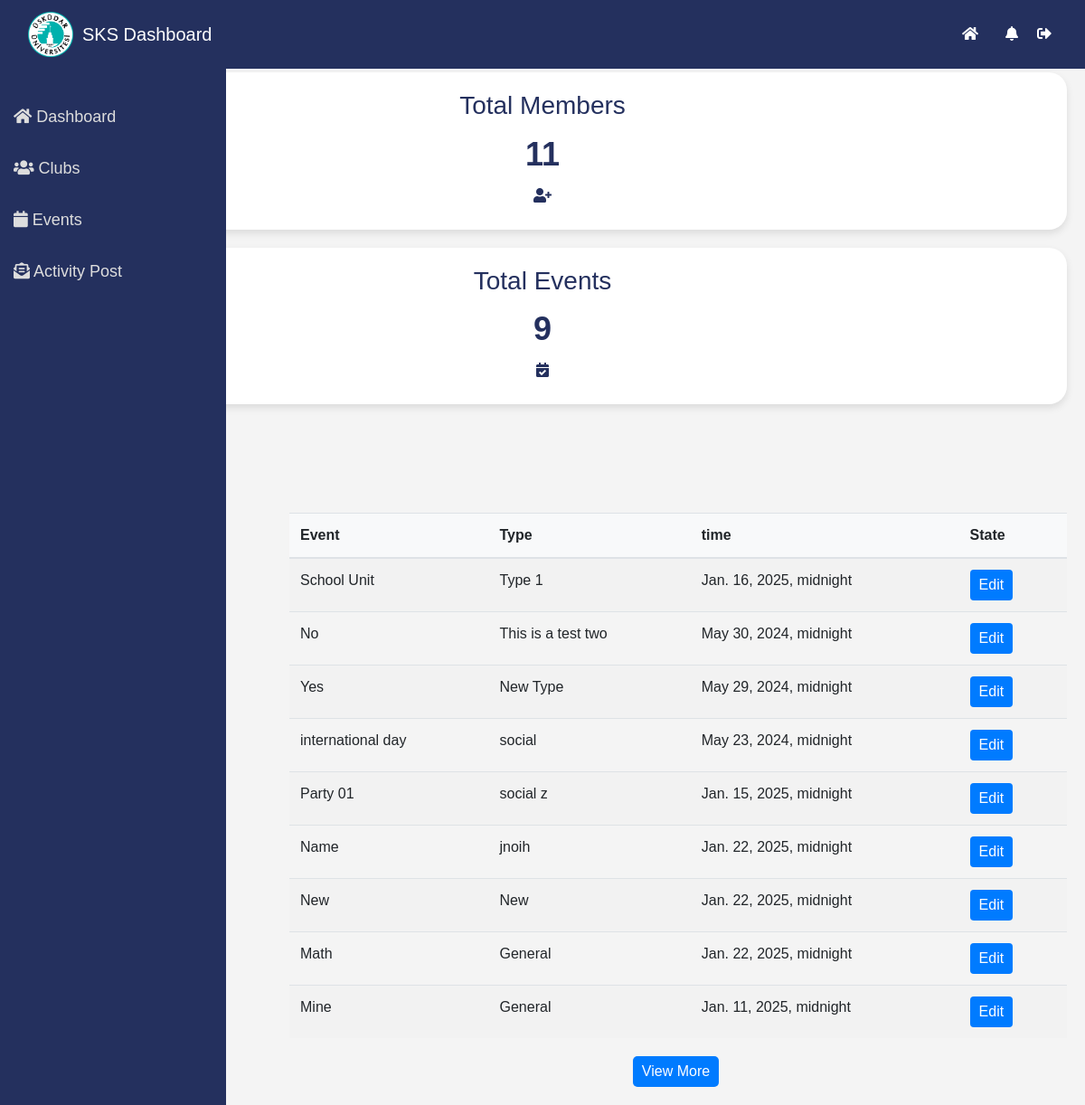
The app's page /admin_dashboard/ (signed in) with its own data.
### student_clubs/models.py (models this page shows)
class Event(models.Model):
    event_id = models.AutoField(primary_key=True)
    event_name = models.CharField(max_length=255)
    event_type = models.CharField(max_length=255)
    event_date = models.DateTimeField()
    event_status = models.TextChoices("Approved", "Declined")
    event_hall = models.CharField(max_length=255)
    event_description = models.CharField(max_length=1000)

### student_clubs/views.py (the view, shortened to what this page needs)
# urls.py: path('admin_dashboard/', ListActivityAdminDashboard.as_view(), name='admin_dashboard'),
class ListActivityAdminDashboard(LoginRequiredMixin,ListView,  PermissionRequiredMixin):
    model = Event
    template_name = 'admin_dashboard.html'
    context_object_name = 'events'
    def get_queryset(self):
        return Event.objects.all()
    def get_context_data(self, **kwargs):
        context = super().get_context_data(**kwargs)
        context['total_events'] = Event.objects.count()
        context['total_users'] = RedSeaUser.objects.count()
        return context

### student_clubs/templates/admin_dashboard.html (shortened to what this page needs)
{% include "admin_navbar.html"%} {%load static%} {%block content%}
<div class="dashboard-card">
  <h3>Total Members</h3>
  <span class="number">{{total_users}}</span>
  <i class="fas fa-user-plus"></i>
</div>
<div class="dashboard-card">
  <h3>Total Events</h3>
  <span class="number">{{total_events}}</span>
  <i class="fas fa-calendar-check"></i>
</div>
<div class="table-container">
  <table class="table">
    <thead>
      <tr>
        <th scope="col">Event</th>
        <th scope="col">Type</th>
        <th scope="col">time</th>
        <th scope="col">State</th>
      </tr>
    </thead>
    <tbody>
      {% for event in events %}
      <tr>
        <td>{{ event.event_name }}</td>
        <td>{{event.event_type}}</td>
        <td>{{event.event_date}}</td>
        <td>
          <button
            type="button"
            class="btn btn-primary edit-btn"
            data-id="{{ event.pk }}"
            data-name="{{ event.event_name }}"
            data-type="{{ event.event_type }}"
          >
            Edit
          </button>
        </td>
      </tr>
      {% endfor %}
    </tbody>
  </table>
  <div class="view-more-container">
    <a href="{% url 'admin_activity' %}">
      <button class="btn btn-primary view-more-button">View More</button>
    </a>
  </div>
</div>
{%endblock%}

### static/css/admin_dashboard.css (style rules this page uses)
.table-container { margin-top: 100px; margin-left: 300px; padding: 20px; }
.table { width: 100%; text-align: left; border-collapse: collapse; }
.table thead th { background-color: #f8f9fa; border-bottom: 2px solid #dee2e6; }
.table tbody tr:nth-child(odd) { background-color: #f2f2f2; }
.btn { margin-right: 5px; cursor: pointer; }
.btn-primary { background-color: #007bff; color: white; border: none; }
.dashboard-card { background-color: #ffffff; border-radius: 20px; box-shadow: 0 4px 8px rgba(0, 0, 0, 0.1); display: flex; flex-direction: column; align-items: center; justify-content: center; padding: 20px; margin: 20px; }
.dashboard-card h3 { color: #24305E; margin-bottom: 10px; }
.dashboard-card .number { color: #24305E; font-size: 36px; font-weight: bold; }
.dashboard-card i { color: #24305E; margin: 10px; }
.view-more-container { text-align: center; margin-top: 20px; }
.view-more-button { padding: 10px 20px; font-size: 16px; color: white; background-color: #007bff; border: none; border-radius: 5px; cursor: pointer; }
.btn { padding: 5px 10px; margin-right: 5px; border: none; cursor: pointer; }

### student_clubs/templates/admin_navbar.html (style rules this page uses)
body { font-family: "Arial", sans-serif; margin: 0; padding-top: 60px; background: #f4f4f4; }

### records on screen
Event: event_name "School Unit", event_type "Type 1", event_date "Jan. 16, 2025, midnight"
Event: event_name "No", event_type "This is a test two", event_date "May 30, 2024, midnight"
Event: event_name "Yes", event_type "New Type", event_date "May 29, 2024, midnight"
Event: event_name "international day", event_type "social", event_date "May 23, 2024, midnight"
Event: event_name "Party 01", event_type "social z", event_date "Jan. 15, 2025, midnight"
Event: event_name "Name", event_type "jnoih", event_date "Jan. 22, 2025, midnight"
Event: event_name "New", event_type "New", event_date "Jan. 22, 2025, midnight"
Event: event_name "Math", event_type "General", event_date "Jan. 22, 2025, midnight"
Event: event_name "Mine", event_type "General", event_date "Jan. 11, 2025, midnight"

### other values on screen
{{ total_users }} "11"
{{ total_events }} "9"
